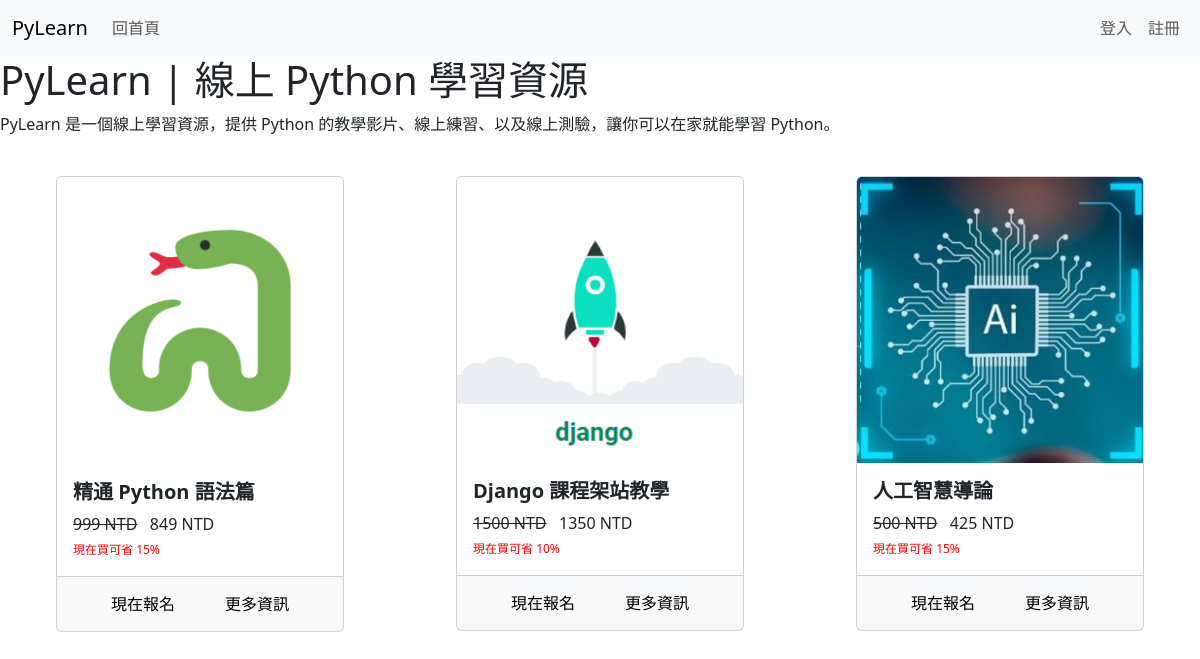
The page / on the database its author committed.
### courses/models.py (models this page shows, shortened)
class Course(models.Model):
    name = models.CharField(max_length = 30, null = False)
    slug = models.CharField(max_length = 30, null = False, unique = True)
    description = models.CharField(max_length = 200, null = True)
    price = models.IntegerField(null = False)
    discount = models.IntegerField(default = 0, null = False)
    active = models.BooleanField(default = False)
    thumbnail = models.ImageField(upload_to = "files/thumbnail")
    date = models.DateField(auto_now_add = True)
    resource = models.FileField(upload_to = "files/resource")
    length = models.IntegerField(null = False)

### courses/views.py (the view)
# urls.py: path("", home, name = "Home Page"),
def home(request):
    courses = Course.objects.all()
    return render(request, "courses/home.html", {"courses": courses})

### courses/templatetags/course_custom_tags.py (called while the page is built)
@register.simple_tag
def cal_sellprice(price, discount):
    if discount is None or discount == 0:
        return math.floor(price)
    return math.floor(price * (100 - discount) / 100)

@register.filter
def ntd(price):
    return f"{price} NTD"

### courses/templates/courses/home.html (shortened to what this page needs)
{% extends "courses/base.html" %}
{% load course_custom_tags %}
{% block content %}
{% load static %}
{% block css %}
<link rel="stylesheet" href="{% static 'courses/css/common.css' %}">
<link rel="stylesheet" href="{% static 'courses/css/scrollbar.css' %}">
{% endblock  %}
<h1> PyLearn | 線上 Python 學習資源 </h1>
<p> PyLearn 是一個線上學習資源，提供 Python 的教學影片、線上練習、以及線上測驗，讓你可以在家就能學習 Python。 </p>
<div class="container-fluid">
    <br>
    <div class="row">
        {% for course in courses %}
            <div class="col">
                <div class="card mx-auto" style="width: 18rem;">
                    <img src="{{ course.thumbnail.url }}" class="card-img-top" alt="{{ course.name }}">
                    <div class="card-body">
                      <h5 class="card-title">{{ course.name }}</h5>
                      <p class="card-text">
                        <span class="price">
                            <del>{{ course.price | ntd }}</del>
                            &nbsp;{% cal_sellprice course.price course.discount as value %} {{ value | ntd }}
                        </span>
                        <br>
                        <span class="discount">現在買可省 {{ course.discount }}%</span>
                      </p>
                    </div>
                    <div class="card-footer d-flex justify-content-center align-items-center">
                        <div class="row">
                            <div class="col">
                                <a href="/check-out/{{course.slug}}" class="btn btn-light btn-block">現在報名</a>
                            </div>
                            <div class="col">
                                <a href="/courses/{{course.slug}}" class="btn btn-light btn-block">更多資訊</a>
                            </div>
                        </div>
                    </div>
                </div>
            </div>
        {% endfor %}
    </div>
    <br>
    <br>
</div>
{% endblock%}

### courses/templates/courses/base.html (shortened to what this page needs)
<!DOCTYPE html>
<html lang="en">
  <head>
    <link
      href="https://cdn.jsdelivr.net/npm/bootstrap@5.3.2/dist/css/bootstrap.min.css"
      rel="stylesheet"
    />
  </head>
  <body>
    <nav class="navbar navbar-expand-lg bg-body-tertiary">
        <div class="container-fluid">
          <a class="navbar-brand" href="/">PyLearn</a>
          <div class="collapse navbar-collapse" id="navbarNav">
            <ul class="navbar-nav">
              <li class="nav-item">
                <a class="nav-link" href="/">回首頁</a>
              </li>
            </ul>
            <ul class="navbar-nav ms-auto">
              {% if request.user.is_authenticated %}
              <li class="nav-item">
                <a class="nav-link" >{{ request.user.username }}</a>
              </li>
              <li class="nav-item">
                <a class="nav-link" href="/logout">登出</a>
              </li>
              {% else %}
              <li class="nav-item">
                <a class="nav-link" href="/login">登入</a>
              </li>
              <li class="nav-item">
                <a class="nav-link" href="/signup">註冊</a>
              </li>
              {% endif %}
            </ul>
          </div>
        </div>
    </nav>
    {% block content %} {% endblock %}
    {% block css %} {% endblock %}
  </body>
</html>

### courses/static/courses/css/common.css (style rules this page uses)
.card-title { font-size: 20px; font-weight: bold; }
.price { font-size: 16px; margin-bottom: 0px; }
.discount { font-size: 12px; color: red; margin-bottom: 0px; }

### rows shown on the page
Course: thumbnail (picture), name "精通 Python 語法篇", price|ntd "999 NTD", value "849 NTD", discount "15"
Course: thumbnail (picture), name "Django 課程架站教學", price|ntd "1500 NTD", value "1350 NTD", discount "10"
Course: thumbnail (picture), name "人工智慧導論", price|ntd "500 NTD", value "425 NTD", discount "15"
